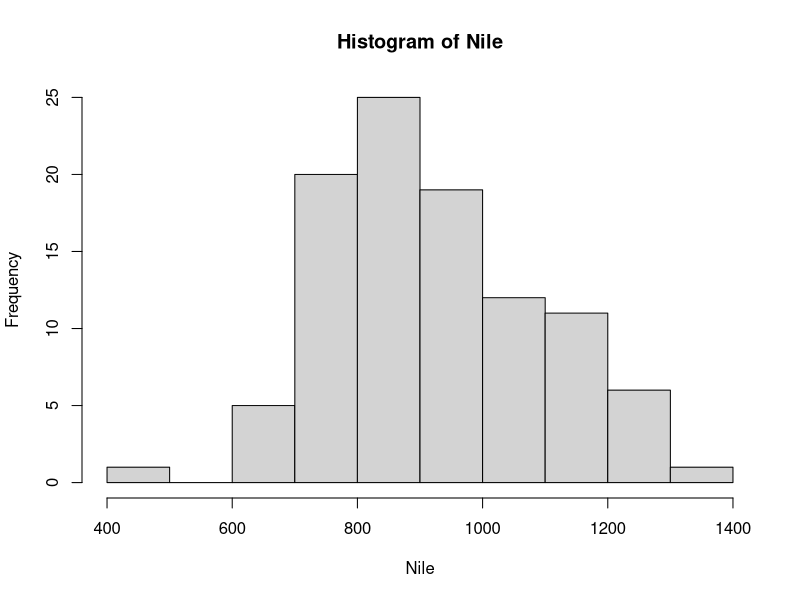
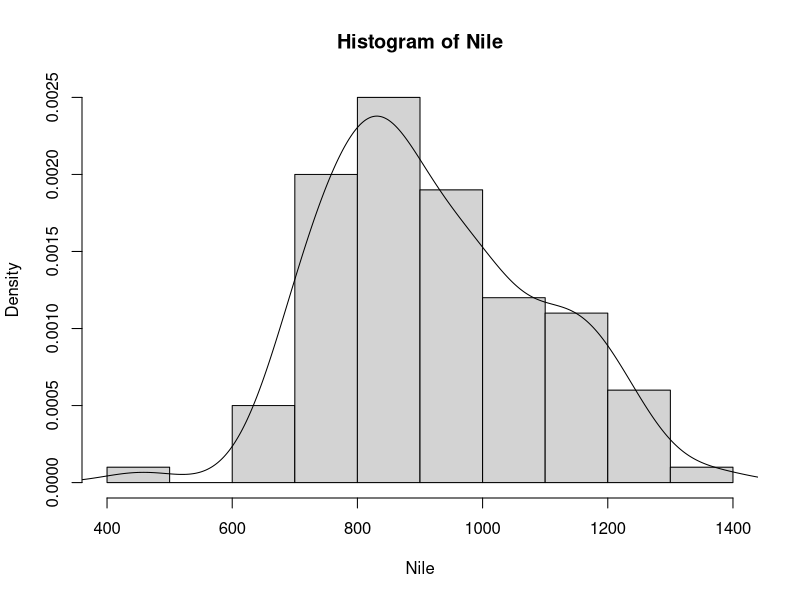

Write the R code that produced these figures, in order.

# 데이터셋(dataset) 보기
data()

# 히스토그램 : 빈도수
# Flow of the River Mile
hist(Nile)

# 히스토그램 : 밀도
hist(Nile, freq=F) # F: FALSE

# 분포곡선(Line)
lines(density(Nile))
